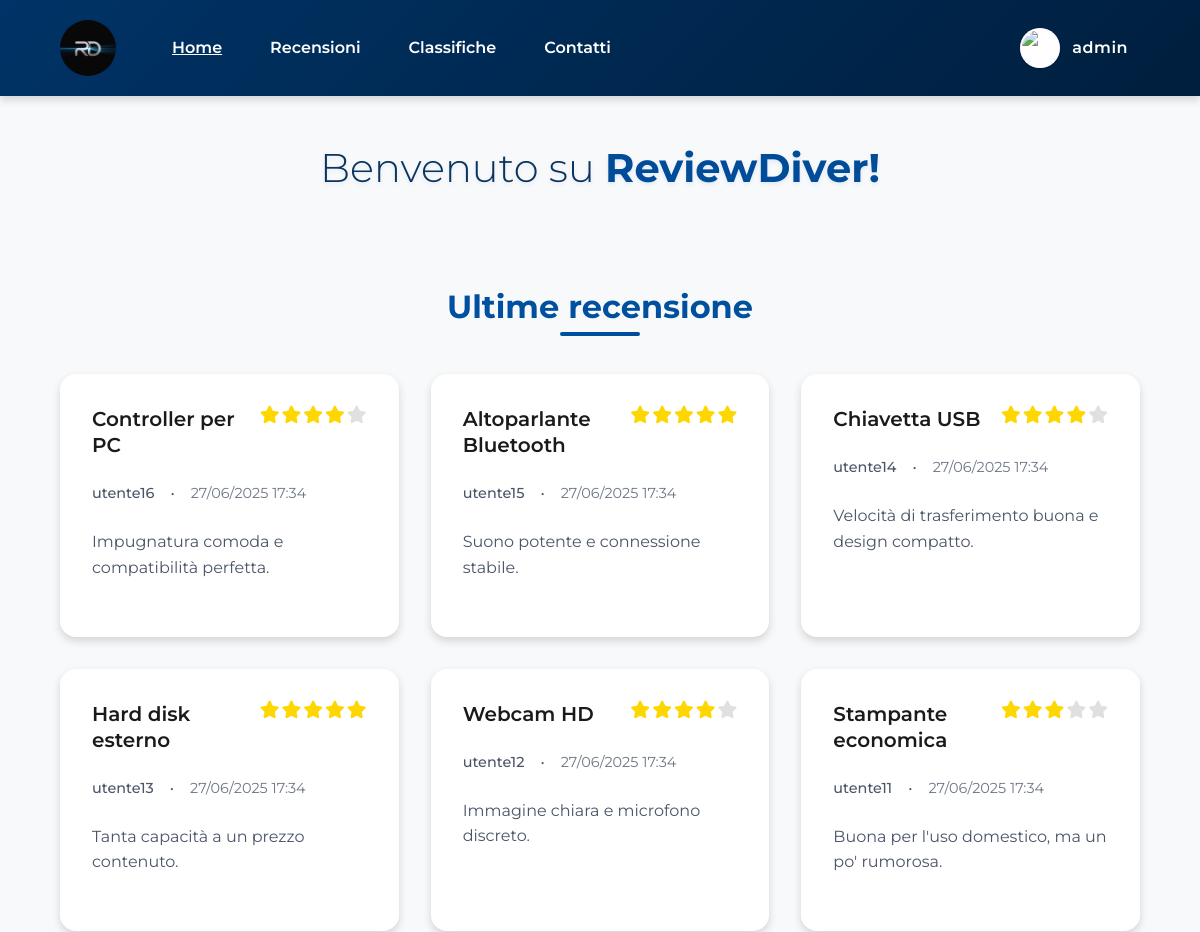
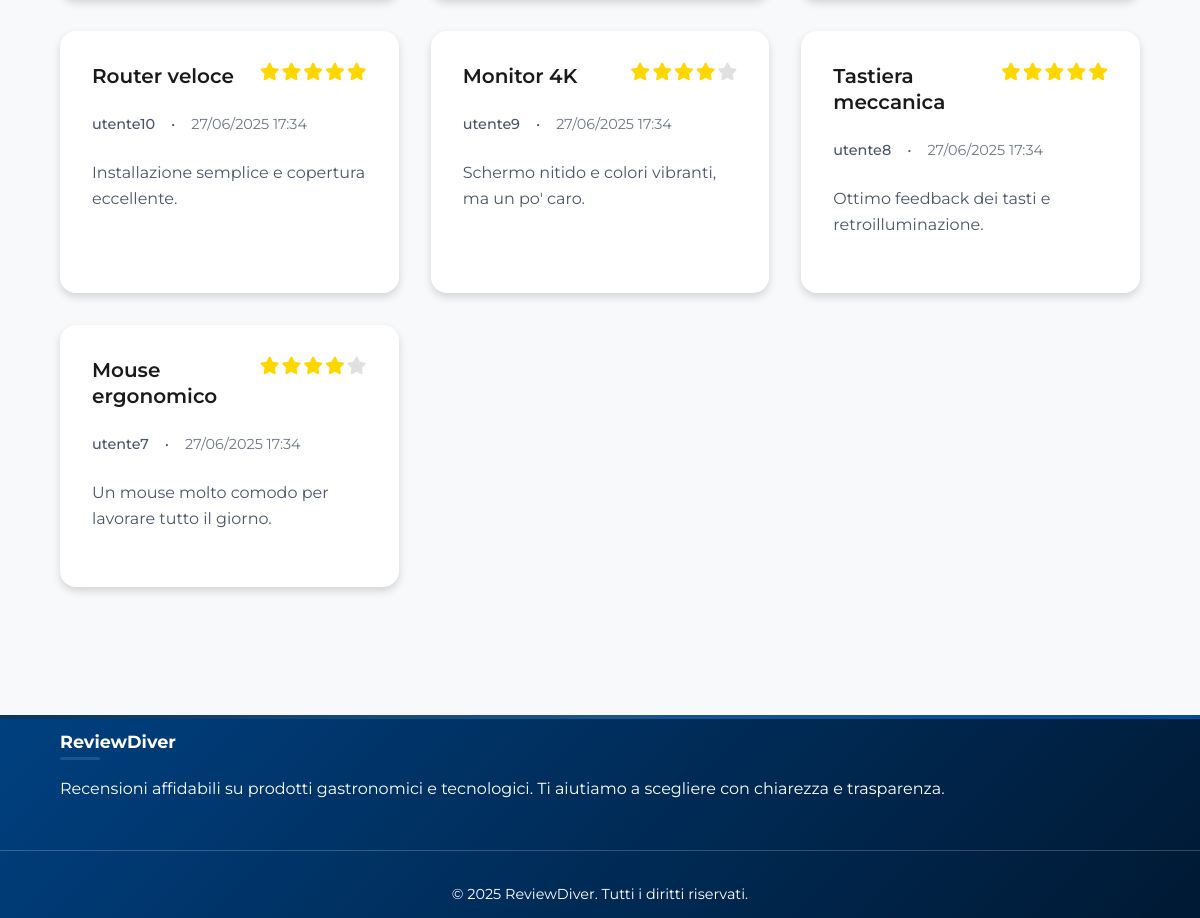
Screenshot of /index.php (signed in) with the database file from the repository (2 pictures, top to bottom).
### tables this page shows
CREATE TABLE reviews (
    id INT AUTO_INCREMENT PRIMARY KEY,
    user_id INT NOT NULL,
    title VARCHAR(255) NOT NULL,
    content TEXT NOT NULL,
    rating INT NOT NULL,
    product_name VARCHAR(255) NOT NULL,
    product_image VARCHAR(255),       
    created_at TIMESTAMP NOT NULL DEFAULT CURRENT_TIMESTAMP,
    updated_at TIMESTAMP NULL DEFAULT NULL,
    deleted_at TIMESTAMP NULL DEFAULT NULL,             
    FOREIGN KEY (user_id) REFERENCES utenti(id),
    CHECK (rating BETWEEN 1 AND 5)
);

CREATE TABLE utenti (
    id INT AUTO_INCREMENT PRIMARY KEY,
    username VARCHAR(50) NOT NULL UNIQUE,
    email VARCHAR(100) NOT NULL UNIQUE,
    password VARCHAR(255) NOT NULL,   
    nome VARCHAR(50) NOT NULL,        
    cognome VARCHAR(50) NOT NULL,     
    profile_photo VARCHAR(255),       
    birth_day INT,                    
    birth_month INT,                  
    birth_year INT,                   
    role VARCHAR(20) DEFAULT 'user',  
    remember_token VARCHAR(255),      
    created_at TIMESTAMP NOT NULL DEFAULT CURRENT_TIMESTAMP,    
    updated_at TIMESTAMP NULL DEFAULT NULL,             
    deleted_at TIMESTAMP NULL DEFAULT NULL              
);

### index.php (the view, shortened to what this page needs)
<?php
require_once 'php/database.php';
$header = file_get_contents("static/header.html");
$footer = file_get_contents("static/footer.html");
$DOM = file_get_contents("static/index.html");
$DOM = str_replace("../css/style.css", "css/style.css", $DOM);
$DOM = str_replace("../css/pages.css", "css/pages.css", $DOM);
$DOM = str_replace("", $header, $DOM);
$DOM = str_replace("", $footer, $DOM);
$contenutoLogin = "";
$headerLoginHtml = "";
if (!SessionManager::isLoggedIn()) {
  $contenutoLogin = "";
  $headerLoginHtml = "<a href='php/login_form.php' class='login-link' aria-label='Accedi al tuo account'>
                        <div class='user-icon-bg'>
                          <svg width='24' height='24' viewBox='0 0 24 24' fill='none' stroke='currentColor' stroke-width='2' id='user-icon'>
                            <path d='M20 21v-2a4 4 0 0 0-4-4H8a4 4 0 0 0-4 4v2'></path>
                            <circle cx='12' cy='7' r='4'></circle>
                          </svg>
                        </div>
                        <div class='login-text'>Login</div>
                      </a>";
} else {
  $username = $_SESSION['username'];
  $contenutoLogin = "";
  $profilePhoto = $_SESSION['user_data']['profile_photo'] ?? $_SESSION['profile_photo'] ?? '';
  $icon = $profilePhoto ? "<img src='../{$profilePhoto}' alt='Foto profilo di {$username}' class='user-avatar'>" : "<svg width='24' height='24' viewBox='0 0 24 24' fill='none' stroke='currentColor' stroke-width='2' id='user-icon'><path d='M20 21v-2a4 4 0 0 0-4-4H8a4 4 0 0 0-4 4v2'></path><circle cx='12' cy='7' r='4'></circle></svg>";
  $headerLoginHtml = "
    <div class='login-link user-menu' role='button' tabindex='0' aria-haspopup='true' aria-expanded='false' aria-label='Menu utente'>
    <div class='user-icon-bg'>
      {$icon}
    </div>
    <div class='login-text'>{$username}</div>
    <div class='user-menu-panel' aria-hidden='true'>
      <a href='php/dashboard.php'><span lang='en'>Dashboard</span></a>";
    if (isset($_SESSION['role']) && $_SESSION['role'] === 'admin') {
        $headerLoginHtml .= "
          <a href='php/gestione_recensioni.php'>Gestione recensioni</a>";
    }
    $headerLoginHtml .= "
          <a href='php/logout.php'><span lang='en'>Logout</span></a>
        </div>
    </div>";
  }
$DOM = str_replace("", $contenutoLogin, $DOM);
$DOM = str_replace("", $headerLoginHtml, $DOM);
$reviewManager = new ReviewManager();
$result = $reviewManager->getAllReviews(1, 10);
$reviewsHtml = '';
if ($result !== false) {
    foreach ($result['reviews'] as $review) {
        $stars = Utils::generateStars($review['rating']);
        $excerpt = strlen($review['content']) > 150 ? substr($review['content'], 0, 150) . '...' : $review['content'];
        $date = Utils::formatDate($review['created_at']);
        $img = $review['product_image'] ? "<img src='../{$review['product_image']}' alt='" . htmlspecialchars($review['product_name']) . "' class='review-image'>" : '';
        $title = htmlspecialchars($review['title']);
        $user = htmlspecialchars($review['username']);
        $reviewsHtml .= "<a href='php/recensione.php?id={$review['id']}' class='review-card'>" .
                         $img .
                         "<div class='review-content'>" .
                         "<div class='review-header'><h3 class='review-title'>{$title}</h3>" .
                         "<div class='review-rating' aria-label='Valutazione {$review['rating']} su 5'>{$stars}</div></div>" .
                         "<div class='review-meta'><span class='review-author'>{$user}</span><span>•</span><span class='review-date'>{$date}</span></div>" .
                         "<p class='review-excerpt'>" . htmlspecialchars($excerpt) . "</p>" .
                         "</div></a>";
    }
}
$DOM = str_replace('', $reviewsHtml, $DOM);
echo $DOM;
?>

### php/database.php (shortened to what this page needs)
<?php
class DatabaseConfig {
    private static $host = 'mysql2.sqlpub.com';
    private static $port = '3307';
    private static $dbname = 'databaserecensione';
    private static $username = 'testnalan';
    private static $password = 'l5jKAzMduE6bgAWH';
    public static function getConnection() {
        try {
            $dsn = "mysql:host=" . self::$host;
            if (!empty(self::$port)) {
                $dsn .= ";port=" . self::$port;
            }
            $dsn .= ";dbname=" . self::$dbname . ";charset=utf8mb4";
            $options = [
                PDO::ATTR_ERRMODE => PDO::ERRMODE_EXCEPTION,
                PDO::ATTR_DEFAULT_FETCH_MODE => PDO::FETCH_ASSOC,
                PDO::ATTR_EMULATE_PREPARES => false
            ];
            $pdo = new PDO($dsn, self::$username, self::$password, $options);
            return $pdo;
        } catch (PDOException $e) {
            error_log("Errore connessione database: " . $e->getMessage());
            throw new Exception("Errore di connessione al database");
        }
    }
}
class ReviewManager {
    private $db;
    public function __construct() {
        $this->db = DatabaseConfig::getConnection();
    }
    public function getAllReviews($page = 1, $limit = 10) {
        try {
            $offset = ($page - 1) * $limit;
            $stmt = $this->db->prepare("SELECT r.id, r.title, r.content, r.rating, r.product_name, r.product_image, r.created_at, r.updated_at, u.username FROM reviews r JOIN utenti u ON r.user_id = u.id WHERE r.deleted_at IS NULL ORDER BY r.created_at DESC LIMIT ? OFFSET ?");
            $stmt->execute([$limit, $offset]);
            $reviews = $stmt->fetchAll();
            $count = $this->db->query("SELECT COUNT(*) as total FROM reviews WHERE deleted_at IS NULL")->fetch()['total'];
            return ['reviews' => $reviews, 'total' => $count, 'page' => $page, 'limit' => $limit, 'total_pages' => ceil($count / $limit)];
        } catch (PDOException $e) {
            error_log('Errore getAllReviews: ' . $e->getMessage());
            return false;
        }
    }
}
class Utils {
    public static function formatDate($date, $format = 'd/m/Y H:i') {
        return date($format, strtotime($date));
    }
    public static function generateStars($rating) {
        $stars = '';
        for ($i = 1; $i <= 5; $i++) {
            if ($i <= $rating) {
                $stars .= '<i class="fas fa-star star"></i>';
            } else {
                $stars .= '<i class="fas fa-star star empty"></i>';
            }
        }
        return $stars;
    }
}
class SessionManager {
    public static function isLoggedIn() {
        return isset($_SESSION['user_id']) && !empty($_SESSION['user_id']);
    }
}
?>

### css/pages.css (style rules this page uses)
.reviews-grid { display: grid; grid-template-columns: repeat(auto-fit, minmax(min(18.75rem, 100%), 1fr)); gap: var(--spacing-lg); margin-bottom: var(--spacing-xl); }
.review-card { background: var(--surface); border-radius: var(--radius-lg); overflow: hidden; box-shadow: var(--shadow-md); transition: var(--transition); cursor: pointer; }
.review-content { padding: var(--spacing-lg); }
.review-header { display: flex; justify-content: space-between; align-items: flex-start; margin-bottom: var(--spacing-md); }
.review-title { font-size: 1.25rem; font-weight: 600; color: var(--text-primary); margin: 0; line-height: 1.3; }
.review-rating { display: flex; gap: 0.125rem; margin-left: var(--spacing-sm); }
.star { color: #FFD700; font-size: 1.1rem; }
.star.empty { color: #E0E0E0; }
.review-meta { display: flex; align-items: center; gap: var(--spacing-sm); margin-bottom: var(--spacing-md); font-size: 0.9rem; color: var(--text-secondary); }
.review-author { font-weight: 500; }
.review-date { opacity: 0.8; }
.review-excerpt { color: var(--text-secondary); line-height: 1.6; margin-bottom: var(--spacing-md); }

### rows the page displays
reviews: title "Controller per PC", rating 4 (drawn), user.username "utente16", created_at "27/06/2025 17:34", content "Impugnatura comoda e compatibilità perfetta."
reviews: title "Altoparlante Bluetooth", rating 5 (drawn), user.username "utente15", created_at "27/06/2025 17:34", content "Suono potente e connessione stabile."
reviews: title "Chiavetta USB", rating 4 (drawn), user.username "utente14", created_at "27/06/2025 17:34", content "Velocità di trasferimento buona e design compatto."
reviews: title "Hard disk esterno", rating 5 (drawn), user.username "utente13", created_at "27/06/2025 17:34", content "Tanta capacità a un prezzo contenuto."
reviews: title "Webcam HD", rating 4 (drawn), user.username "utente12", created_at "27/06/2025 17:34", content "Immagine chiara e microfono discreto."
reviews: title "Stampante economica", rating 3 (drawn), user.username "utente11", created_at "27/06/2025 17:34", content "Buona per l'uso domestico, ma un po' rumorosa."
reviews: title "Router veloce", rating 5 (drawn), user.username "utente10", created_at "27/06/2025 17:34", content "Installazione semplice e copertura eccellente."
reviews: title "Monitor 4K", rating 4 (drawn), user.username "utente9", created_at "27/06/2025 17:34", content "Schermo nitido e colori vibranti, ma un po' caro."
reviews: title "Tastiera meccanica", rating 5 (drawn), user.username "utente8", created_at "27/06/2025 17:34", content "Ottimo feedback dei tasti e retroilluminazione."
reviews: title "Mouse ergonomico", rating 4 (drawn), user.username "utente7", created_at "27/06/2025 17:34", content "Un mouse molto comodo per lavorare tutto il giorno."

### other values shown
$username "admin"
